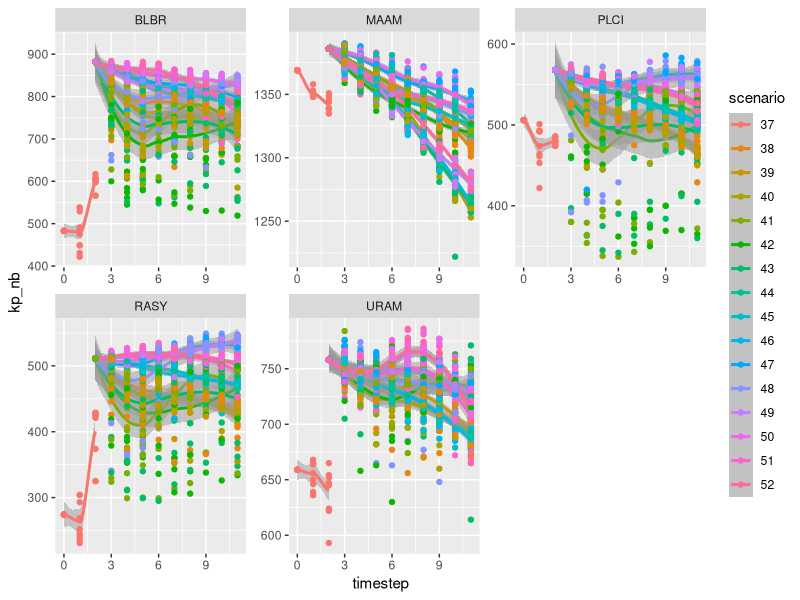

Write the R code that produced this figure.
library(tidyverse)
surf <- read_csv("surf/surf_output.csv")
print(head(surf))

surf %>% 
  mutate(scenario = as.factor(scenario)) %>% 
  ggplot(aes(x = timestep, y = kp_nb, color=scenario)) +
  geom_smooth(aes(group = scenario), alpha=0.5, method="loess")+
  geom_point(aes(group=scenario))+
  facet_wrap(~species, scales = "free")
